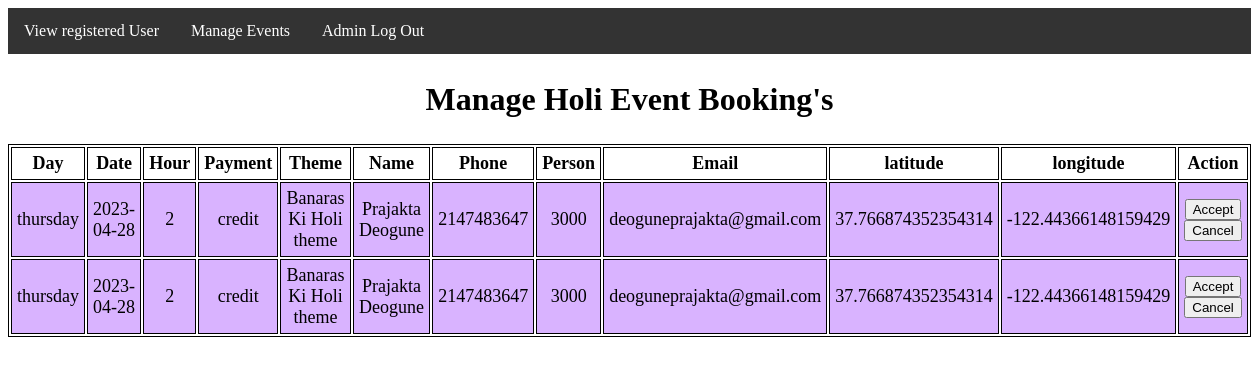
/ManageHoli.php, run on the app's committed database.
### tables this page shows
CREATE TABLE `holi` (
  `Day` text NOT NULL,
  `Date` varchar(15) NOT NULL,
  `Hour` int(7) NOT NULL,
  `Payment` text NOT NULL,
  `Theme` text NOT NULL,
  `Name` longtext NOT NULL,
  `Phone` int(10) NOT NULL,
  `Person` bigint(10) NOT NULL,
  `email` varchar(30) NOT NULL,
  `latitude` double NOT NULL,
  `longitude` double NOT NULL
);

### ManageHoli.php (the view, shortened to what this page needs)
<?php
include "db_connect.php";
include "adminNavbar.php";
$sql = "SELECT * FROM holi";
$result = $conn->query($sql);
?>
<!DOCTYPE html>
<html lang="en">
<head>
</head>
<body>
	<section>
		<h1>Manage Holi Event Booking's</h1>
		<table>
			<tr>
				<th>Day</th>
				<th>Date</th>
				<th>Hour</th>
				<th>Payment</th>
				<th>Theme</th>
				<th>Name</th>
				<th>Phone</th>
				<th>Person</th>
				<th>Email</th>
				<th>latitude</th>
				<th>longitude</th>
				<th>Action</th>
			</tr>
			<?php
				while($rows=$result->fetch_assoc())
				{
			?>
			<tr>
				<td><?php echo $rows['Day'];?></td>
				<td><?php echo $rows['Date'];?></td>
				<td><?php echo $rows['Hour'];?></td>
				<td><?php echo $rows['Payment'];?></td>
				<td><?php echo $rows['Theme'];?></td>
				<td><?php echo $rows['Name'];?></td>
				<td><?php echo $rows['Phone'];?></td>
				<td><?php echo $rows['Person'];?></td>
				<td><?php echo $rows['email'];?></td>
				<td><?php echo $rows['latitude'];?></td>
				<td><?php echo $rows['longitude'];?></td>
				<td><input type="submit" onClick="location.href='acceptHoliMail.php'" value="Accept">
				<input type="submit" onClick="location.href='cancelHoliMail.php'" value="Cancel"></td>
			</tr>
			<?php
				}
			?>
		</table>
	</section>
</body>
</html>

### ManageHoli.php (style rules this page uses)
table { margin: 0 auto; font-size: large; border: 1px solid black; }
h1 { text-align: center; color: #000000; font-size: xx-large; font-family: 'Gill Sans', 'Gill Sans MT', ' Calibri', 'Trebuchet MS', 'sans-serif'; }
td { background-color: #d9b3ff; border: 1px solid black; }
th, td { font-weight: bold; border: 1px solid black; padding: 5px; text-align: center; }
td { font-weight: lighter; }

### data on the page
holi: Day "thursday", Date "2023-04-28", Hour "2", Payment "credit", Theme "Banaras Ki Holi theme", Name "Prajakta Deogune", Phone "2147483647", Person "3000", email "deoguneprajakta@gmail.com", latitude "37.766874352354314", longitude "-122.44366148159429"
holi: Day "thursday", Date "2023-04-28", Hour "2", Payment "credit", Theme "Banaras Ki Holi theme", Name "Prajakta Deogune", Phone "2147483647", Person "3000", email "deoguneprajakta@gmail.com", latitude "37.766874352354314", longitude "-122.44366148159429"
